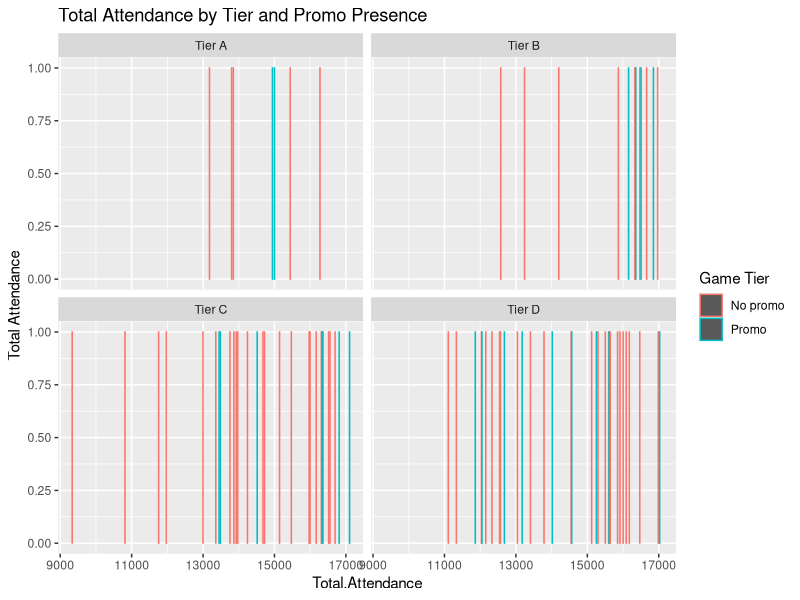

R code for this plot: (Note: this script raises an error after producing the figure.)
## ---- chunk 1
knitr::opts_chunk$set(echo = TRUE)
library(ggplot2)
library(tidyverse)
library(stringr)
library(base)
library(lubridate)
library(kableExtra)


season18_19 <- read.csv("hackathon-business-track/data/hackathon_2018_19_attendance.csv")
season21_22 <- read.csv("hackathon-business-track/data/hackathon_2021_22_attendance.csv")
seasonboth <- rbind(season18_19, season21_22)
## ---- chunk 2
tiers <- seasonboth %>%
  select(Game.Tier, Total.Attendance, Promo) %>%
  mutate(if_promo = case_when(Promo == "" ~ "No promo",
                              TRUE ~ "Promo"))

ggplot(data = tiers, 
       aes(x = Total.Attendance, color = if_promo)) + 
  geom_bar() + 
facet_wrap(vars(Game.Tier)) +
  labs(title = "Total Attendance by Tier and Promo Presence",
       y = "Total Attendance", 
       color = "Game Tier", 
       shape = "Promo Presence") 
## ---- chunk 3
prizes <- seasonboth %>%
  select(Promo, Total.Attendance, Game.Tier) %>%
  mutate_all(na_if,"") %>%
  na.omit() %>%
  arrange(desc(Total.Attendance)) 

TierA <- prizes %>%
  filter(Game.Tier == "Tier A") %>%
  kable()


TierB <- prizes %>%
  filter(Game.Tier == "Tier B")%>%
  kable()


TierC <- prizes %>%
  filter(Game.Tier == "Tier C")%>%
  kable()


TierD <- prizes %>%
  filter(Game.Tier == "Tier D")%>%
  kable()


TierA
